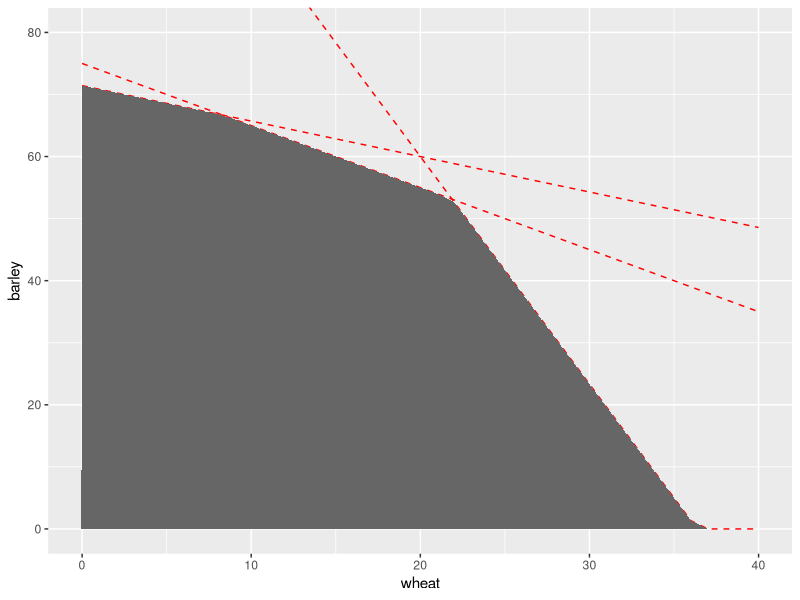
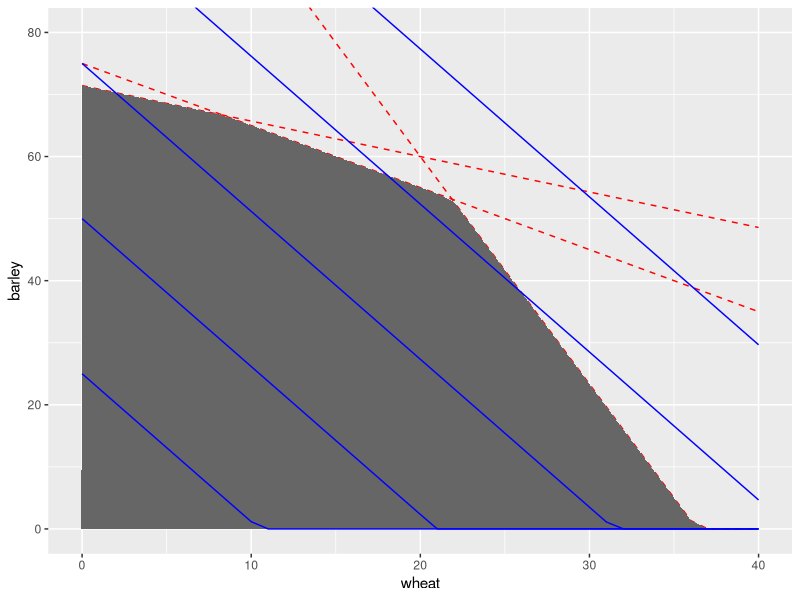

Reproduce these figures in R, in order.
# linear program example from 
# http://lpsolve.sourceforge.net/5.5/formulate.htm
# in this script, we don't solve the linear program but plot it in 2-d space
# for visualization purposes. 

library(ggplot2)

### set up some functions to define the constraints and the profit
# money constraint
# 120*w + 210*b <= 15000
constraint1 = function(w){
  b = (15000 - 120*w)/210
  return(b)
}

# storage constraint
# 110*w + 30*b <= 4000
constraint2 = function(w){
  b = (4000 - 110*w)/30
  return(b)
}

# acreage constraint
# w + b <= 75
constraint3 = function(w){
  b = 75 - w
  return(b)
}

# profit contours - returns barley given wheat and profit. i.e. gives us the information needed to plot a line of (wheat, barley) combinations that yield a given amount of profit
# p = 110*1.30*w + 30*2.00*p
profitContour = function(wArray, p){
  b <- numeric(length(wArray))
  for (i in 0:length(w)){
    b[i] = (p - 110*1.30*w[i]) / (30*2.00)
  }
  return(b)
}


### set up data frame for plotting. Data frame will put barley in terms of wheat. Wheat will be our x axis, and barley will be our y axis.
w = seq(0,40)
# add data for plotting the constraints. I.e. how much barley we can have in each constraint given an amount of wheat.
plotDF = data.frame(w, constraint1(w), constraint2(w), constraint3(w))
names(plotDF) = c('w','con1','con2','con3')
plotDF$zero = rep(0,length(w))
# add data for plotting the profit contours. I.e. how much barlet do we need to make a certain profit given a certain amount of wheat.
for (p in c(1500, 3000, 4500, 6000, 7500)){
  b <- data.frame(profitContour(w, p))
  names(b) = paste('p', p, sep="")
  plotDF <- cbind(plotDF, b)
}
#set all negatives to zero, since you can't have negative barley
plotDF <- replace(plotDF, plotDF<0, 0)


### set up and view the charts
# plot the constraint lines
p0 = ggplot(plotDF, aes(x = w)) + 
  coord_cartesian(ylim=c(0,80),xlim = c(0,40))+                      
  geom_line(aes(y = con1), colour = 'red', linetype = 2) +
  geom_line(aes(y = con2), colour = 'red', linetype = 2) +
  geom_line(aes(y = con3), colour = 'red', linetype = 2) +
  xlab('wheat') +
  ylab('barley') 

# add an area plot underneath the constraint lines. This is the feasible solution space.
p1 <- p0 +  geom_area(aes(y = pmin(con1,con2,con3)), fill = 'gray40')
# view the constraints and feasible solution space
p1

# add the profit contour lines
p2 <- p1 +                    
  geom_line(aes(y = p1500), colour = 'blue', linetype = 1) +
  geom_line(aes(y = p3000), colour = 'blue', linetype = 1) +
  geom_line(aes(y = p4500), colour = 'blue', linetype = 1) +
  geom_line(aes(y = p6000), colour = 'blue', linetype = 1) +
  geom_line(aes(y = p7500), colour = 'blue', linetype = 1)
# view the whole chart
p2

